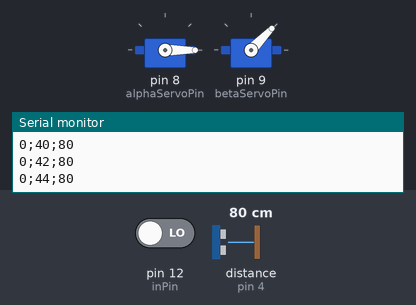
Simulated run of this sketch. Board: Arduino Uno, built with avr-gcc and run on an emulated ATmega328P. On the bench: 2 × servo, the last lines printed to the serial monitor. Wiring (inferred from the names in the program): ultrasonic range finder: trigger pin 6; echo pin 4. The inputs (shaded band) are chosen by the test bench; at power-on: distance to the obstacle (sensor on pin 4) 80 cm, pin 12 (inPin) LOW. The echo pulse lasts 58.3 µs per cm.

Above: at 1.28 s.
1.3 s: distance to the obstacle (sensor on pin 4) set to 4 cm
At 1.64 s:
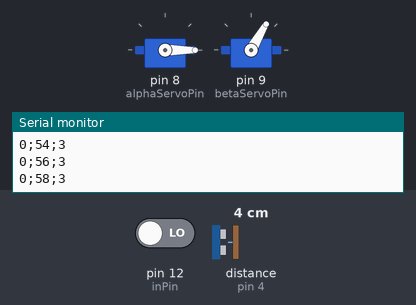
4.3 s: distance to the obstacle (sensor on pin 4) set to 120 cm
At 4.47 s:
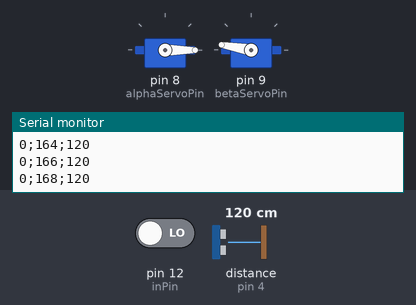
7.3 s: distance to the obstacle (sensor on pin 4) set to 250 cm
At 7.32 s:
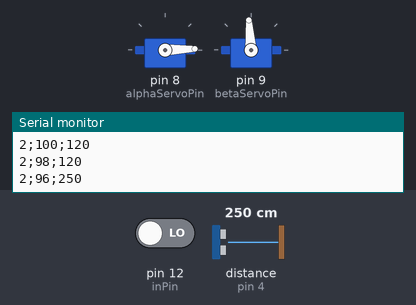
Timing chart, 0 to 16.3 s (numbered marks = the images above; inputs shaded):
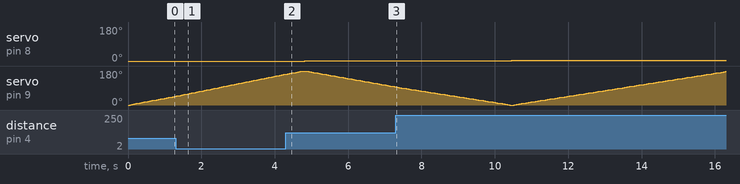

The sketch:

WallMe.ino
```cpp
#include <Servo.h>

const int echoPin = 4;
const int trigPin = 6;
const int alphaServoPin = 8;
const int betaServoPin = 9;
const int inPin = 12;

const int stepDegreeAlpha = 2;
const int stepDegreeBeta = 2;
const int stepDelay = 50;

boolean reverse = false;

Servo alphaServo;
Servo betaServo;

void setup() {
  Serial.begin(9600);
  pinMode(inPin, INPUT);
  pinMode(echoPin, INPUT);
  pinMode(trigPin, OUTPUT);
  alphaServo.attach(alphaServoPin);
  betaServo.attach(betaServoPin);
}

void loop() {

  alphaServo.write(0);
  betaServo.write(0);

  if (digitalRead(inPin) == HIGH) {
    return;
  }

  Serial.println("alphaDegree;betaDegree;distanceCm");

  int beta = 0;

  for (int alpha = 0; alpha <= 180; alpha += stepDegreeAlpha) {
    alphaServo.write(alpha);
    beta = !reverse ? 0 : 180;
    do {
      betaServo.write(beta);
      delay(stepDelay);
      printMeasure(alpha, beta, measureDistanceCm());
      beta += !reverse ? stepDegreeBeta : -stepDegreeBeta;
    } while (beta >= 0 && beta <= 180);
    reverse = !reverse;
  }

}

long measureDistanceCm() {
  digitalWrite(trigPin, LOW);
  delayMicroseconds(2);
  digitalWrite(trigPin, HIGH);
  delayMicroseconds(10);
  digitalWrite(trigPin, LOW);
  long duration = pulseIn(echoPin, HIGH);
  return duration / 29 / 2;
}

void printMeasure(int alphaDegree, int betaDegree, long distanceCm) {
  Serial.print(alphaDegree);
  Serial.print(";");
  Serial.print(betaDegree);
  Serial.print(";");
  Serial.print(distanceCm);
  Serial.println();
}
```
